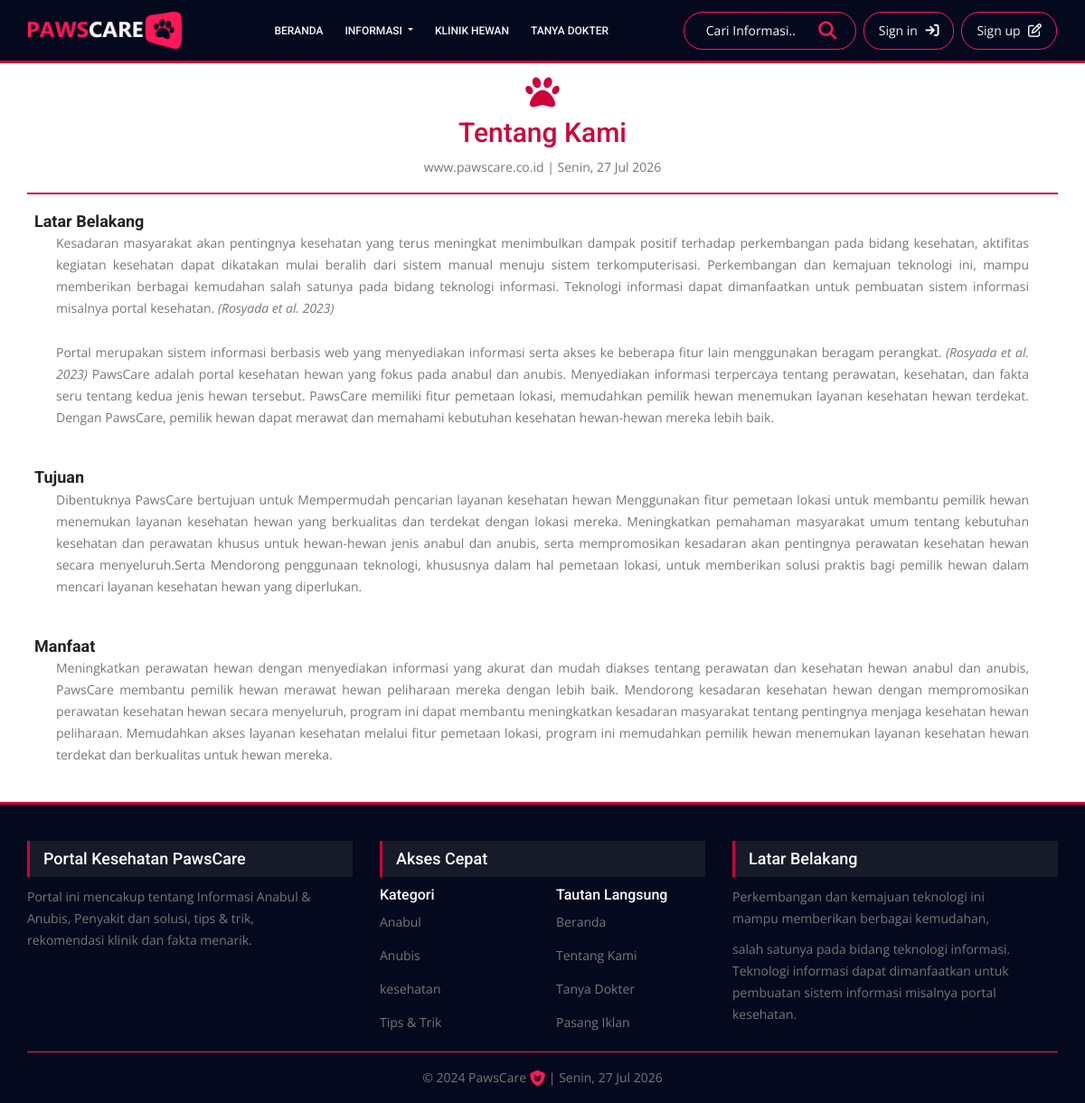
Page /index.php/home/tentang on the committed database.
### tables this page shows
CREATE TABLE `category` (
  `id` int(11) NOT NULL,
  `category_name` varchar(100) NOT NULL,
  `slug` varchar(255) NOT NULL,
  `is_active` char(1) NOT NULL
);

### application/controllers/Home.php (called while the page is built, shortened)
<?php
class Home extends CI_Controller {
    public function __construct()
    {
        $this->load->model('identity_model', 'identity');
        $this->load->model('posting_model', 'posting');
        $this->load->model('category_model', 'category');
        $this->load->model('komunitas_model', 'komunitas');
        $this->load->model('my_model', 'my', true);
        $this->load->model('iklan_model','iklan');
    }
    private function load_common_data(&$data)
    {
        $data['category']    = $this->category->getCategory();
    }
    public function tentang()
    {
        $data['title'] = 'Tentang';
        $this->load_common_data($data);
        $data['page'] = 'tentang_kami';
        $this->load->view('front/layouts/app', $data);
    }
}

### index.php (called while the page is built, shortened)
<?php
require_once BASEPATH.'core/CodeIgniter.php';

### application/models/Category_model.php (called while the page is built, shortened)
<?php
class Category_model extends CI_Model {
   private $table = 'category';
   public function getCategory()
   {
      return $this->db->get($this->table)->result();
   }
}

### application/helpers/dateindo_helper.php (called while the page is built, shortened)
<?php
function mediumdate_indo($tgl, $tambah_hari = 0){
   $ubah = gmdate($tgl, time()+60*60*8);
   $ubah = date('Y-m-d', strtotime("+$tambah_hari days", strtotime($ubah)));
   $nama_hari = medium_hari(date('N', strtotime($ubah)));
   $pecah = explode("-",$ubah);
   $tanggal = $pecah[2];
   $bulan = medium_bulan($pecah[1]);
   $tahun = $pecah[0];
   return $nama_hari . ', ' . $tanggal . ' ' . $bulan . ' ' . $tahun;
}
function medium_hari($hari){
   switch ($hari)
   {
      case 1:
         return "Senin";
         break;
   }
}
function medium_bulan($bln){
   switch ($bln)
   {
      case 7:
         return "Jul";
         break;
   }
}

### application/views/front/layouts/app.php (the view, shortened to what this page needs)
<!doctype html>
<html lang="en">
<head>
	<link href="<?= base_url() ?>assets/front/css/bootstrap.css" rel="stylesheet">
	<link href="<?= base_url() ?>assets/front/vendors/linericon/style.css" rel="stylesheet">
	<link href="<?= base_url() ?>assets/vendor/fontawesome-free-6.5.2-web/css/all.min.css" rel="stylesheet" type="text/css">
	<link href="<?= base_url() ?>assets/front/vendors/owl-carousel/owl.carousel.min.css" rel="stylesheet">
	<link href="<?= base_url() ?>assets/front/vendors/lightbox/simpleLightbox.css" rel="stylesheet">
	<link href="<?= base_url() ?>assets/front/vendors/nice-select/css/nice-select.css" rel="stylesheet">
	<link href="<?= base_url() ?>assets/front/vendors/animate-css/animate.css" rel="stylesheet">
	<link href="<?= base_url() ?>assets/front/vendors/jquery-ui/jquery-ui.css" rel="stylesheet">
	<link href="<?= base_url("assets/back/vendors/datatables/dataTables.bootstrap4.min.css") ?>" rel="stylesheet">
	<link href="<?= base_url() ?>assets/front/css/style.css" rel="stylesheet">
	<link href="css/responsive.css" rel="stylesheet">
	<link href="<?= base_url("assets/back/vendors/datatables/dataTables.bootstrap4.min.css") ?>" rel="stylesheet">
</head>
<body>
	<?php $this->load->view('front/layouts/_navbar') ?>
	<?php $this->load->view('front/pages/' . $page) ?>
	<?php $this->load->view('front/layouts/_footer') ?>
</body>
</html>

### application/views/front/layouts/_footer.php
<footer class="footer-area mt-3">
   <div class="container">
      <div class="row f_widgets_inner">
         <div class="col-lg-4 col-md-6 col-sm-6">
            <div class="single-footer-widget ab_widgets">
               <div class="f_title">
                  <h3>Portal Kesehatan PawsCare</h3>
               </div>
               <p>Portal ini mencakup tentang Informasi Anabul & Anubis, Penyakit dan solusi, tips &  trik, rekomendasi klinik  dan fakta menarik.</p>
            </div>
         </div>
         <div class="col-lg-4 col-md-6 col-sm-6">
            <div class="single-footer-widget">
               <div class="f_title">
                  <h3>Akses Cepat</h3>
               </div>
               <div class="row">
                  <div class="col-6 bawahan">
                     <h5 style="color: white">Kategori</h5>
                     <ul class="list mt-1 bawahan">
                        <?php foreach($category as $c) : ?>
                           <li><a href="<?= base_url("blog/category/$c->slug") ?>"><?= $c->category_name ?></a></li>
                        <?php endforeach ?>
                     </ul>
                  </div>
                  <div class="col-6 bawahan-kanan">
                     <h5 style="color: white">Tautan Langsung</h5>
                     <ul class="list mt-1 bawahan-kanan">
                        <li><a href="<?= base_url('home') ?>">Beranda</a></li>
                        <li><a href="<?= base_url('home/tentang') ?>">Tentang Kami</a></li>
                        <li><a href="<?= base_url('komunitas') ?>">Tanya Dokter</a></li>
                        <li><a href="https://wa.me/628997785724" target="_blank">Pasang Iklan</a></li>
                     </ul>
                  </div>
               </div>
            </div>
         </div>
         <div class="col-lg-4 col-md-6">
            <div class="single-footer-widget m_news_widgets">
               <div class="f_title">
                  <h3>Latar Belakang</h3>
               </div>
               <div class ="latar-belakang">
                  <p>Perkembangan dan kemajuan teknologi ini mampu memberikan berbagai kemudahan,</p>
                  <p> salah satunya pada bidang teknologi informasi. Teknologi informasi dapat dimanfaatkan untuk pembuatan sistem informasi misalnya portal kesehatan.</p>
               </div>
            </div>
         </div>
      </div>
      <div class="row footer-bottom d-flex justify-content-between align-items-center">
         <div class="col-lg-12">
            <div class="f_boder"></div>
            <p class="footer text-center mt-3">
               &copy; 2024 PawsCare <i class="fa fa-lg fa-shield-cat" style="color:#ff1857;"></i> | <?= mediumdate_indo('Y-m-d'); ?> </p>
            </div>
         </div>
      </div>
   </footer>

### rows in the picture
category: category_name "Anabul"
category: category_name "Anubis"
category: category_name "kesehatan"
category: category_name "Tips & Trik"

### other values in the picture
mediumdate_indo('Y-m-d') "Senin, 27 Jul 2026"
